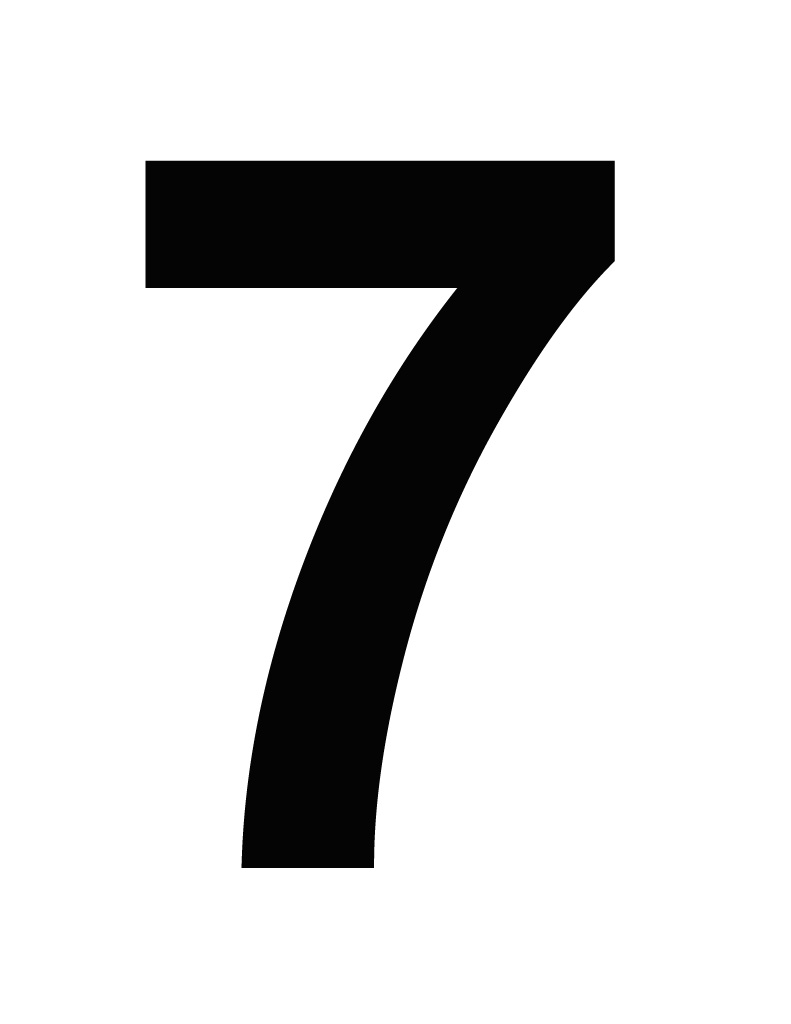
#> input picture image/7.jpg, 791 x 1024 px
$ python -i 4_Freeman.py   (imports and definitions only)   (older library calls are emulated)
#> lines starting #> are read from the running program, lines starting #| are printed output that depends on the picture; after the words box and inside, x2 and y2 are one past the last pixel; in counts of white or black regions, pixels touching at a corner belong together
#> further down, picture is the input picture: shape (1024, 791, 3); min 0, max 255, mean 213.1
import streamlit as st
import cv2
import numpy as np
import matplotlib.pyplot as plt

# [20 lines left out: function sobel_edge_detection, not called in this run]

# Same as operator_sobel() but more sharp for any image
def sobel_edge_detection2(img):
    # Convert to grayscale
    gray = cv2.cvtColor(img, cv2.COLOR_BGR2GRAY)

    # Apply Sobel filter
    sobelx = cv2.Sobel(gray, cv2.CV_64F, 1, 0, ksize=5)
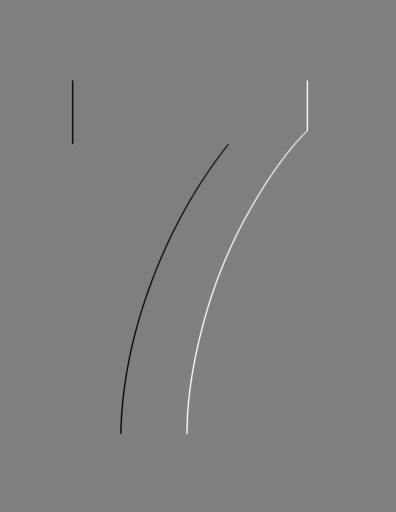
#> sobelx: shape (1024, 791) float64 (shown at 1/2 size); min -12069, max 12083, mean 0; drawn with min black and max white
    sobely = cv2.Sobel(gray, cv2.CV_64F, 0, 1, ksize=5)

    # Calculate gradient magnitude
    mag = np.sqrt(sobelx**2 + sobely**2)
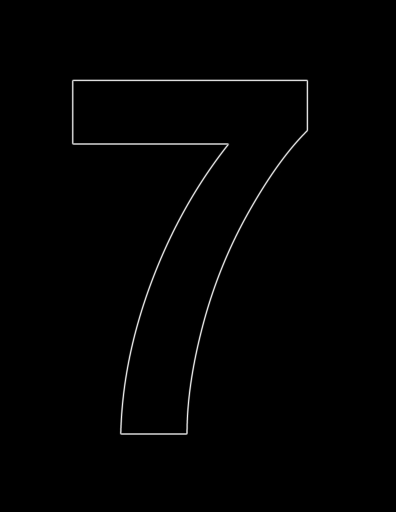
#> mag: shape (1024, 791) float64 (shown at 1/2 size); min 0, max 12646.2, mean 96.7; drawn with min black and max white
    mag = np.uint8(mag)
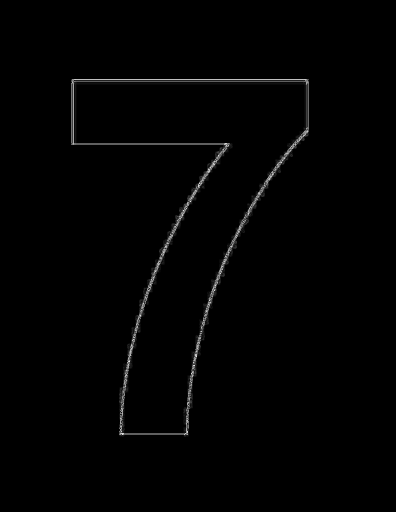
#> mag: shape (1024, 791) (shown at 1/2 size); min 0, max 255, mean 2.3

    # Apply thresholding to obtain binary image
    thresh = cv2.threshold(mag, 0, 255, cv2.THRESH_BINARY+cv2.THRESH_OTSU)[1]
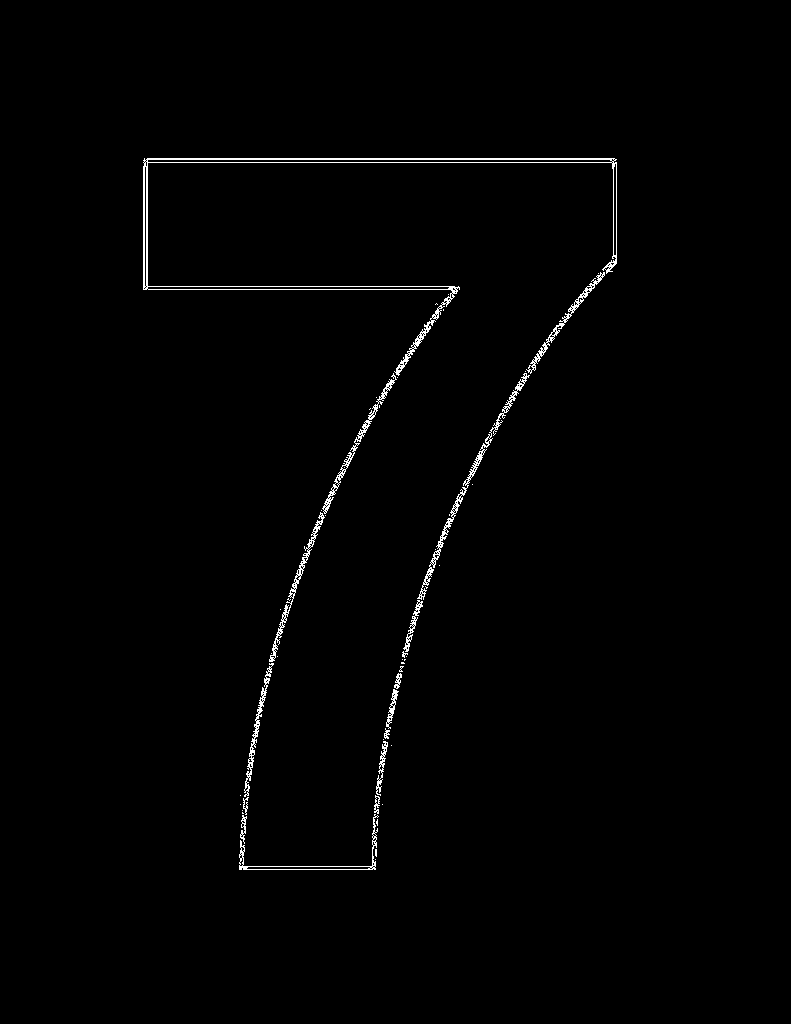
#> thresh: shape (1024, 791); 0.98% white in thin lines or dots, all inside (x1, y1, x2, y2) = (143, 158, 617, 870)

    return thresh

# [65 lines left out: functions freeman_chain_code, decode_freeman_chain_code, not called in this run]

# Title
# [59 lines not run here, left out]

>>> import cv2
>>> picture = cv2.imread('../image/7.jpg')
>>> result = sobel_edge_detection2(picture)

$ run again, on image/eight.jpg
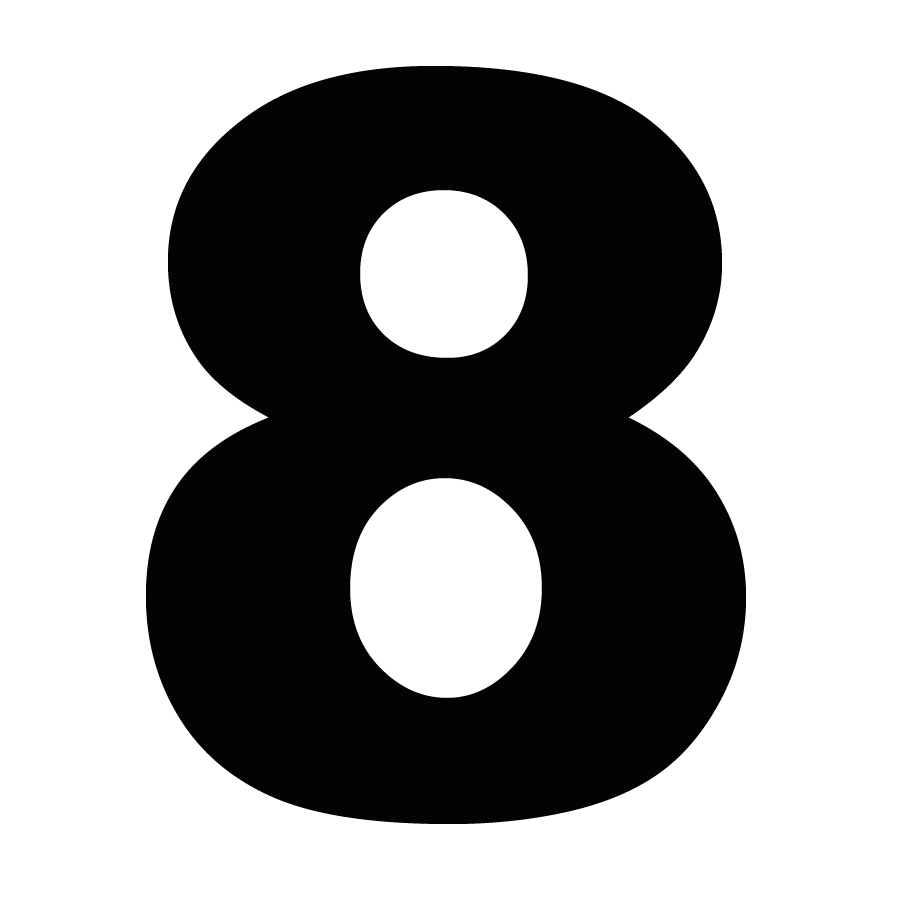
#> input picture image/eight.jpg, 900 x 900 px
#> picture is the input picture: shape (900, 900, 3); min 2, max 255, mean 155.8
#> in sobel_edge_detection2, `sobelx = cv2.Sobel(gray, cv2.CV_64F, 1, 0, ksize=5)`:
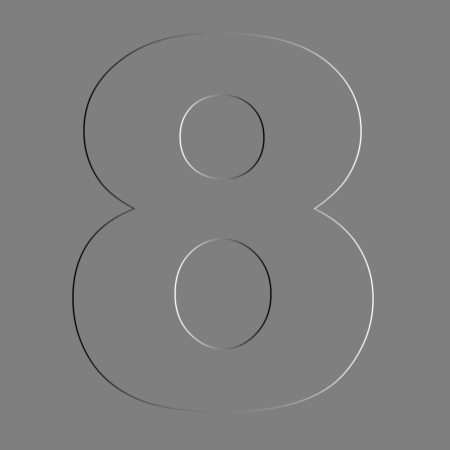
#> sobelx: shape (900, 900) float64 (shown at 1/2 size); min -12114, max 12116, mean 0; drawn with min black and max white
#> in sobel_edge_detection2, `thresh = cv2.threshold(mag, 0, 255, cv2.THRESH_BINARY+cv2.THRESH_OTSU)..`:
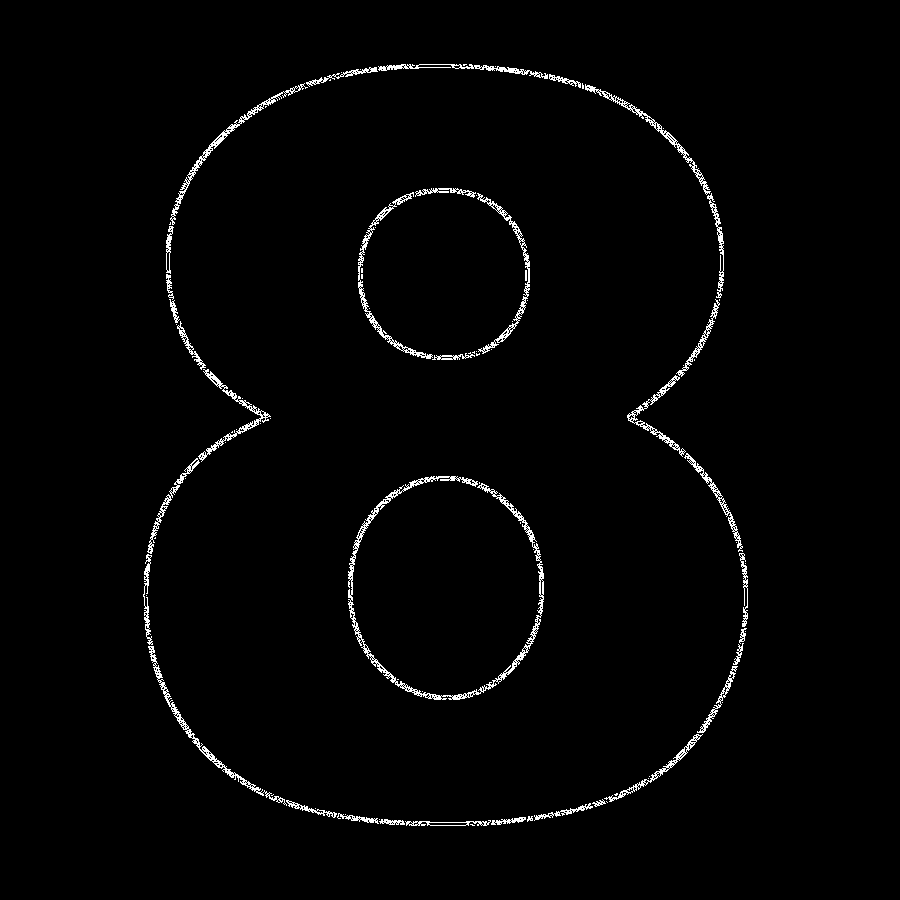
#> thresh: shape (900, 900); 1.7% white in thin lines or dots, all inside (x1, y1, x2, y2) = (143, 64, 748, 826)
